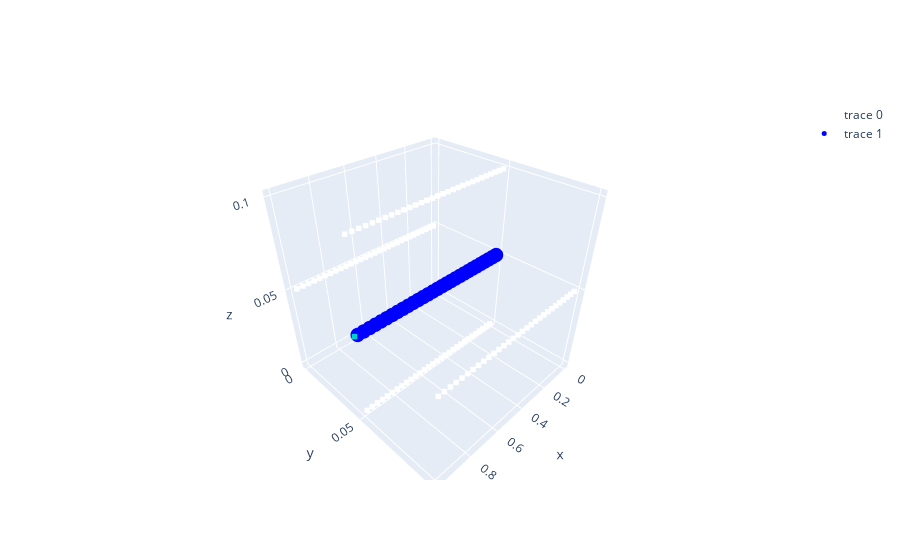

The notebook cell this image was saved under:
### Code cell
# ------------Mesh definition and border conditions ----
malla = Mesh(1, volumes=nx,lengths=(lx,0.1,0.1))
#-------------Definimos fronteras ----------
malla.tag_wall_dirichlet('W',TA)
malla.tag_wall_dirichlet('E',TB)
malla.draw()
